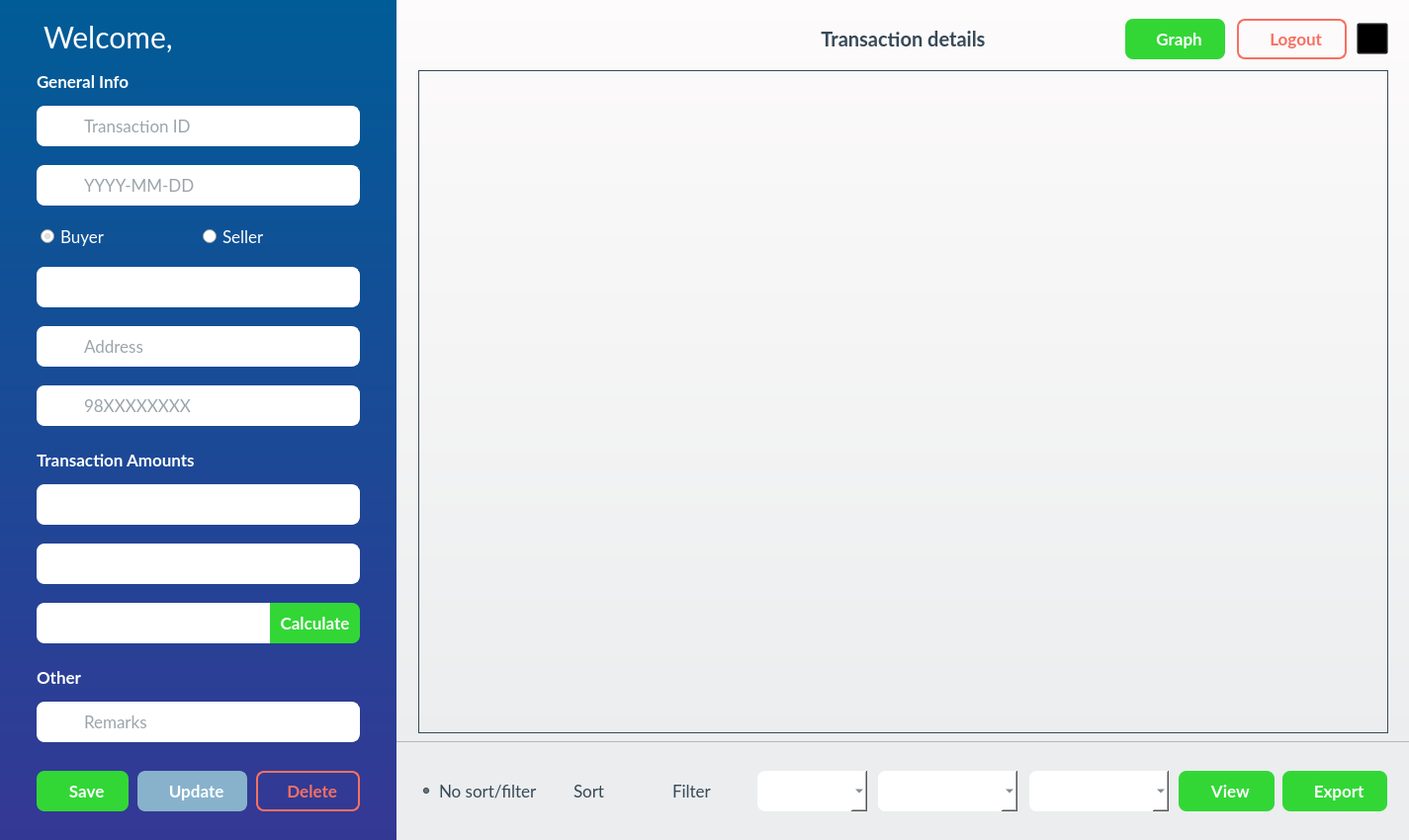
<?xml version="1.0" encoding="UTF-8"?>
<ui version="4.0">
 <class>MainWindow</class>
 <widget class="QMainWindow" name="MainWindow">
  <property name="geometry">
   <rect>
    <x>0</x>
    <y>0</y>
    <width>1425</width>
    <height>850</height>
   </rect>
  </property>
  <property name="minimumSize">
   <size>
    <width>1425</width>
    <height>850</height>
   </size>
  </property>
  <property name="maximumSize">
   <size>
    <width>1425</width>
    <height>850</height>
   </size>
  </property>
  <property name="font">
   <font>
    <family>Lato</family>
   </font>
  </property>
  <property name="windowTitle">
   <string>e-Ledger</string>
  </property>
  <property name="windowIcon">
   <iconset resource="resources.qrc">
    <normaloff>:/img/img/ledger_small.png</normaloff>:/img/img/ledger_small.png</iconset>
  </property>
  <property name="styleSheet">
   <string notr="true"/>
  </property>
  <widget class="QWidget" name="centralwidget">
   <property name="styleSheet">
    <string notr="true"/>
   </property>
   <widget class="QFrame" name="frame">
    <property name="geometry">
     <rect>
      <x>0</x>
      <y>0</y>
      <width>401</width>
      <height>871</height>
     </rect>
    </property>
    <property name="styleSheet">
     <string notr="true">#frame{
	background: qlineargradient(spread:pad, x1:0, y1:0, x2:0, y2:1, stop:0 rgb(0, 92, 151), stop:1 rgb(54, 55, 149));
	border-radius: 0;
}

#transaction_ID, #date_input, #name_input, #address_input, #phone_input, #amount1_input, #amount2_input, #amount3_input, #remarks_input{
	border-radius: 0;
	border-top-right-radius: 8px;
	border-bottom-right-radius: 8px;
	border: 1px solid #fff;
	padding:5px;
	background-color: #fff;
	font-size: 17px;
	color: #374957;
}

#transaction_ID:focus, #date_input:focus, #name_input:focus, #address_input:focus, #phone_input:focus, #amount1_input:focus, #amount2_input:focus, #amount3_input:focus, #remarks_input:focus{
	background-color: #E3E8F0;
}

#select_buyer_btn, #select_seller_btn{
	color: #fff;
	font-size: 17px;
}

#save_button, #calculate_net_amount_btn{
	border-radius: 8px;
	font-weight: bold;
	background-color: #32D736;
	font-size: 17px;
	color: #fff;
	padding: 8px;
}

#calculate_net_amount_btn{
	border-top-left-radius: none;
	border-bottom-left-radius: none;
}

#save_button:hover, #calculate_net_amount_btn:hover {
	background-color: #34E038;
}

#update_button{
	border: 2px solid  #88B2CC;
	border-radius: 8px;
	background-color: #88B2CC;
	font-weight: bold;
	font-size: 17px;
	color: #fff;
	padding: 8px;
}

#update_button:hover{
	background-color: #96c4e0;
	border-color: #96c4e0;
}

#delete_button{
	border: 2px solid #f77062;
	border-radius: 8px;
	background-color: transparent;
	font-weight: bold;
	font-size: 17px;
	color: #f77062;
	padding: 8px;
}

#delete_button:hover{
	background-color: #f77062;
	color: #fff;
}</string>
    </property>
    <property name="frameShape">
     <enum>QFrame::StyledPanel</enum>
    </property>
    <property name="frameShadow">
     <enum>QFrame::Raised</enum>
    </property>
    <widget class="QLineEdit" name="amount2_input">
     <property name="geometry">
      <rect>
       <x>77</x>
       <y>550</y>
       <width>287</width>
       <height>41</height>
      </rect>
     </property>
     <property name="font">
      <font>
       <family>Lato</family>
       <pointsize>-1</pointsize>
      </font>
     </property>
     <property name="toolTip">
      <string/>
     </property>
     <property name="styleSheet">
      <string notr="true"/>
     </property>
     <property name="placeholderText">
      <string/>
     </property>
    </widget>
    <widget class="QLabel" name="phone_icon">
     <property name="geometry">
      <rect>
       <x>37</x>
       <y>390</y>
       <width>41</width>
       <height>41</height>
      </rect>
     </property>
     <property name="font">
      <font>
       <family>Lato</family>
      </font>
     </property>
     <property name="styleSheet">
      <string notr="true">background-color: #fff;
border-top-left-radius: 8px;
border-bottom-left-radius: 8px;
qproperty-alignment: AlignCenter;</string>
     </property>
     <property name="text">
      <string/>
     </property>
    </widget>
    <widget class="QLabel" name="remarks_icon">
     <property name="geometry">
      <rect>
       <x>37</x>
       <y>710</y>
       <width>41</width>
       <height>41</height>
      </rect>
     </property>
     <property name="font">
      <font>
       <family>Lato</family>
      </font>
     </property>
     <property name="styleSheet">
      <string notr="true">background-color: #fff;
border-top-left-radius: 8px;
border-bottom-left-radius: 8px;
qproperty-alignment: AlignCenter;</string>
     </property>
     <property name="text">
      <string/>
     </property>
    </widget>
    <widget class="QPushButton" name="save_button">
     <property name="geometry">
      <rect>
       <x>37</x>
       <y>780</y>
       <width>93</width>
       <height>41</height>
      </rect>
     </property>
     <property name="font">
      <font>
       <family>Lato</family>
       <pointsize>-1</pointsize>
       <weight>75</weight>
       <bold>true</bold>
      </font>
     </property>
     <property name="cursor">
      <cursorShape>PointingHandCursor</cursorShape>
     </property>
     <property name="toolTip">
      <string>Click here to save the record.</string>
     </property>
     <property name="styleSheet">
      <string notr="true"/>
     </property>
     <property name="text">
      <string>  Save</string>
     </property>
     <property name="shortcut">
      <string>Ctrl+S</string>
     </property>
    </widget>
    <widget class="QLabel" name="net_amount_icon">
     <property name="geometry">
      <rect>
       <x>37</x>
       <y>610</y>
       <width>41</width>
       <height>41</height>
      </rect>
     </property>
     <property name="font">
      <font>
       <family>Lato</family>
      </font>
     </property>
     <property name="styleSheet">
      <string notr="true">background-color: #fff;
border-top-left-radius: 8px;
border-bottom-left-radius: 8px;
qproperty-alignment: AlignCenter;</string>
     </property>
     <property name="text">
      <string/>
     </property>
    </widget>
    <widget class="QLabel" name="name_icon">
     <property name="geometry">
      <rect>
       <x>37</x>
       <y>270</y>
       <width>41</width>
       <height>41</height>
      </rect>
     </property>
     <property name="font">
      <font>
       <family>Lato</family>
      </font>
     </property>
     <property name="styleSheet">
      <string notr="true">background-color: #fff;
border-top-left-radius: 8px;
border-bottom-left-radius: 8px;
qproperty-alignment: AlignCenter;</string>
     </property>
     <property name="text">
      <string/>
     </property>
    </widget>
    <widget class="QLineEdit" name="amount3_input">
     <property name="geometry">
      <rect>
       <x>78</x>
       <y>610</y>
       <width>196</width>
       <height>41</height>
      </rect>
     </property>
     <property name="font">
      <font>
       <family>Lato</family>
       <pointsize>-1</pointsize>
      </font>
     </property>
     <property name="toolTip">
      <string/>
     </property>
     <property name="styleSheet">
      <string notr="true">border-radius: 0;

</string>
     </property>
     <property name="placeholderText">
      <string/>
     </property>
    </widget>
    <widget class="QLineEdit" name="amount1_input">
     <property name="geometry">
      <rect>
       <x>77</x>
       <y>490</y>
       <width>287</width>
       <height>41</height>
      </rect>
     </property>
     <property name="font">
      <font>
       <family>Lato</family>
       <pointsize>-1</pointsize>
      </font>
     </property>
     <property name="toolTip">
      <string/>
     </property>
     <property name="styleSheet">
      <string notr="true"/>
     </property>
     <property name="placeholderText">
      <string/>
     </property>
    </widget>
    <widget class="QLineEdit" name="remarks_input">
     <property name="geometry">
      <rect>
       <x>77</x>
       <y>710</y>
       <width>287</width>
       <height>41</height>
      </rect>
     </property>
     <property name="font">
      <font>
       <family>Lato</family>
       <pointsize>-1</pointsize>
      </font>
     </property>
     <property name="toolTip">
      <string>Enter remarks.</string>
     </property>
     <property name="styleSheet">
      <string notr="true"/>
     </property>
     <property name="text">
      <string/>
     </property>
     <property name="placeholderText">
      <string>Remarks</string>
     </property>
    </widget>
    <widget class="QLabel" name="credit_icon">
     <property name="geometry">
      <rect>
       <x>37</x>
       <y>550</y>
       <width>41</width>
       <height>41</height>
      </rect>
     </property>
     <property name="font">
      <font>
       <family>Lato</family>
      </font>
     </property>
     <property name="styleSheet">
      <string notr="true">background-color: #fff;
border-top-left-radius: 8px;
border-bottom-left-radius: 8px;
qproperty-alignment: AlignCenter;</string>
     </property>
     <property name="text">
      <string/>
     </property>
    </widget>
    <widget class="QLabel" name="debit_icon">
     <property name="geometry">
      <rect>
       <x>37</x>
       <y>490</y>
       <width>41</width>
       <height>41</height>
      </rect>
     </property>
     <property name="font">
      <font>
       <family>Lato</family>
      </font>
     </property>
     <property name="styleSheet">
      <string notr="true">background-color: #fff;
border-top-left-radius: 8px;
border-bottom-left-radius: 8px;
qproperty-alignment: AlignCenter;</string>
     </property>
     <property name="text">
      <string/>
     </property>
    </widget>
    <widget class="QLabel" name="transaction_amounts">
     <property name="geometry">
      <rect>
       <x>37</x>
       <y>450</y>
       <width>191</width>
       <height>31</height>
      </rect>
     </property>
     <property name="font">
      <font>
       <family>Lato</family>
       <pointsize>-1</pointsize>
       <weight>75</weight>
       <bold>true</bold>
      </font>
     </property>
     <property name="styleSheet">
      <string notr="true">font-size: 17px;
font-weight: bold;
color: #fff;
background-color: transparent;</string>
     </property>
     <property name="text">
      <string>Transaction Amounts</string>
     </property>
    </widget>
    <widget class="QLabel" name="username_display">
     <property name="geometry">
      <rect>
       <x>177</x>
       <y>17</y>
       <width>211</width>
       <height>41</height>
      </rect>
     </property>
     <property name="font">
      <font>
       <family>Lato</family>
       <pointsize>-1</pointsize>
       <weight>75</weight>
       <bold>true</bold>
      </font>
     </property>
     <property name="styleSheet">
      <string notr="true">font-size: 30px;
font-weight: bold;
padding: 5px 5px 5px 0;
color: #fff;
background-color: transparent;</string>
     </property>
     <property name="text">
      <string/>
     </property>
    </widget>
    <widget class="QLineEdit" name="transaction_ID">
     <property name="geometry">
      <rect>
       <x>77</x>
       <y>107</y>
       <width>287</width>
       <height>41</height>
      </rect>
     </property>
     <property name="font">
      <font>
       <family>Lato</family>
       <pointsize>-1</pointsize>
      </font>
     </property>
     <property name="toolTip">
      <string>Transaction ID must be a positive integer.</string>
     </property>
     <property name="styleSheet">
      <string notr="true"/>
     </property>
     <property name="placeholderText">
      <string>Transaction ID</string>
     </property>
    </widget>
    <widget class="QLabel" name="transaction_ID_icon">
     <property name="geometry">
      <rect>
       <x>37</x>
       <y>107</y>
       <width>41</width>
       <height>41</height>
      </rect>
     </property>
     <property name="font">
      <font>
       <family>Lato</family>
      </font>
     </property>
     <property name="styleSheet">
      <string notr="true">background-color: #fff;
border-top-left-radius: 8px;
border-bottom-left-radius: 8px;
qproperty-alignment: AlignCenter;</string>
     </property>
     <property name="text">
      <string/>
     </property>
    </widget>
    <widget class="QLineEdit" name="phone_input">
     <property name="geometry">
      <rect>
       <x>77</x>
       <y>390</y>
       <width>287</width>
       <height>41</height>
      </rect>
     </property>
     <property name="font">
      <font>
       <family>Lato</family>
       <pointsize>-1</pointsize>
      </font>
     </property>
     <property name="toolTip">
      <string>Phone number of buyer/seller.</string>
     </property>
     <property name="styleSheet">
      <string notr="true"/>
     </property>
     <property name="placeholderText">
      <string>98XXXXXXXX</string>
     </property>
    </widget>
    <widget class="QLineEdit" name="date_input">
     <property name="geometry">
      <rect>
       <x>77</x>
       <y>167</y>
       <width>287</width>
       <height>41</height>
      </rect>
     </property>
     <property name="font">
      <font>
       <family>Lato</family>
       <pointsize>-1</pointsize>
      </font>
     </property>
     <property name="toolTip">
      <string>Date of transaction.</string>
     </property>
     <property name="styleSheet">
      <string notr="true"/>
     </property>
     <property name="placeholderText">
      <string>YYYY-MM-DD</string>
     </property>
    </widget>
    <widget class="QPushButton" name="calculate_net_amount_btn">
     <property name="geometry">
      <rect>
       <x>273</x>
       <y>610</y>
       <width>91</width>
       <height>41</height>
      </rect>
     </property>
     <property name="font">
      <font>
       <family>Lato</family>
       <pointsize>-1</pointsize>
       <weight>75</weight>
       <bold>true</bold>
      </font>
     </property>
     <property name="cursor">
      <cursorShape>PointingHandCursor</cursorShape>
     </property>
     <property name="toolTip">
      <string>Click here to calculate net amount.</string>
     </property>
     <property name="styleSheet">
      <string notr="true"/>
     </property>
     <property name="text">
      <string>Calculate</string>
     </property>
    </widget>
    <widget class="QPushButton" name="delete_button">
     <property name="geometry">
      <rect>
       <x>259</x>
       <y>780</y>
       <width>105</width>
       <height>41</height>
      </rect>
     </property>
     <property name="font">
      <font>
       <family>Lato</family>
       <pointsize>-1</pointsize>
       <weight>75</weight>
       <bold>true</bold>
      </font>
     </property>
     <property name="cursor">
      <cursorShape>PointingHandCursor</cursorShape>
     </property>
     <property name="toolTip">
      <string>Click here to delete the record.</string>
     </property>
     <property name="styleSheet">
      <string notr="true"/>
     </property>
     <property name="text">
      <string>  Delete</string>
     </property>
     <property name="shortcut">
      <string>Ctrl+D</string>
     </property>
    </widget>
    <widget class="QLabel" name="address_icon">
     <property name="geometry">
      <rect>
       <x>37</x>
       <y>330</y>
       <width>41</width>
       <height>41</height>
      </rect>
     </property>
     <property name="font">
      <font>
       <family>Lato</family>
      </font>
     </property>
     <property name="styleSheet">
      <string notr="true">background-color: #fff;
border-top-left-radius: 8px;
border-bottom-left-radius: 8px;
qproperty-alignment: AlignCenter;</string>
     </property>
     <property name="text">
      <string/>
     </property>
    </widget>
    <widget class="QLabel" name="general_info">
     <property name="geometry">
      <rect>
       <x>37</x>
       <y>67</y>
       <width>191</width>
       <height>31</height>
      </rect>
     </property>
     <property name="font">
      <font>
       <family>Lato</family>
       <pointsize>-1</pointsize>
       <weight>75</weight>
       <bold>true</bold>
      </font>
     </property>
     <property name="styleSheet">
      <string notr="true">font-size: 17px;
font-weight: bold;
color: #fff;
background-color: transparent;</string>
     </property>
     <property name="text">
      <string>General Info</string>
     </property>
    </widget>
    <widget class="QLineEdit" name="address_input">
     <property name="geometry">
      <rect>
       <x>77</x>
       <y>330</y>
       <width>287</width>
       <height>41</height>
      </rect>
     </property>
     <property name="font">
      <font>
       <family>Lato</family>
       <pointsize>-1</pointsize>
      </font>
     </property>
     <property name="toolTip">
      <string>Address of buyer/seller.</string>
     </property>
     <property name="styleSheet">
      <string notr="true"/>
     </property>
     <property name="placeholderText">
      <string>Address</string>
     </property>
    </widget>
    <widget class="QLineEdit" name="name_input">
     <property name="geometry">
      <rect>
       <x>77</x>
       <y>270</y>
       <width>287</width>
       <height>41</height>
      </rect>
     </property>
     <property name="font">
      <font>
       <family>Lato</family>
       <pointsize>-1</pointsize>
      </font>
     </property>
     <property name="toolTip">
      <string>Name of buyer/seller.</string>
     </property>
     <property name="styleSheet">
      <string notr="true"/>
     </property>
     <property name="placeholderText">
      <string/>
     </property>
    </widget>
    <widget class="QLabel" name="other">
     <property name="geometry">
      <rect>
       <x>37</x>
       <y>670</y>
       <width>191</width>
       <height>31</height>
      </rect>
     </property>
     <property name="font">
      <font>
       <family>Lato</family>
       <pointsize>-1</pointsize>
       <weight>75</weight>
       <bold>true</bold>
      </font>
     </property>
     <property name="styleSheet">
      <string notr="true">font-size: 17px;
font-weight: bold;
color: #fff;
background-color: transparent;</string>
     </property>
     <property name="text">
      <string>Other</string>
     </property>
    </widget>
    <widget class="QLabel" name="date_icon">
     <property name="geometry">
      <rect>
       <x>37</x>
       <y>167</y>
       <width>41</width>
       <height>41</height>
      </rect>
     </property>
     <property name="font">
      <font>
       <family>Lato</family>
      </font>
     </property>
     <property name="styleSheet">
      <string notr="true">background-color: #fff;
border-top-left-radius: 8px;
border-bottom-left-radius: 8px;
qproperty-alignment: AlignCenter;</string>
     </property>
     <property name="text">
      <string/>
     </property>
    </widget>
    <widget class="QLabel" name="welcome_message">
     <property name="geometry">
      <rect>
       <x>37</x>
       <y>17</y>
       <width>151</width>
       <height>41</height>
      </rect>
     </property>
     <property name="font">
      <font>
       <family>Lato</family>
       <pointsize>-1</pointsize>
      </font>
     </property>
     <property name="styleSheet">
      <string notr="true">font-size: 30px;
padding: 5px 5px 5px 0;
color: #fff;
background-color: transparent;</string>
     </property>
     <property name="text">
      <string>Welcome,</string>
     </property>
    </widget>
    <widget class="QPushButton" name="update_button">
     <property name="geometry">
      <rect>
       <x>139</x>
       <y>780</y>
       <width>111</width>
       <height>41</height>
      </rect>
     </property>
     <property name="font">
      <font>
       <family>Lato</family>
       <pointsize>-1</pointsize>
       <weight>75</weight>
       <bold>true</bold>
      </font>
     </property>
     <property name="cursor">
      <cursorShape>PointingHandCursor</cursorShape>
     </property>
     <property name="toolTip">
      <string>Click here to update the record.</string>
     </property>
     <property name="styleSheet">
      <string notr="true"/>
     </property>
     <property name="text">
      <string>  Update</string>
     </property>
     <property name="shortcut">
      <string>Ctrl+U</string>
     </property>
    </widget>
    <widget class="QWidget" name="layoutWidget">
     <property name="geometry">
      <rect>
       <x>41</x>
       <y>225</y>
       <width>321</width>
       <height>29</height>
      </rect>
     </property>
     <layout class="QHBoxLayout" name="buyer_or_seller_group">
      <item>
       <widget class="QRadioButton" name="select_buyer_btn">
        <property name="font">
         <font>
          <family>Lato</family>
          <pointsize>-1</pointsize>
         </font>
        </property>
        <property name="toolTip">
         <string>Select me if you are dealing with a buyer.</string>
        </property>
        <property name="styleSheet">
         <string notr="true"/>
        </property>
        <property name="text">
         <string>Buyer</string>
        </property>
        <property name="checked">
         <bool>true</bool>
        </property>
       </widget>
      </item>
      <item>
       <widget class="QRadioButton" name="select_seller_btn">
        <property name="font">
         <font>
          <family>Lato</family>
          <pointsize>-1</pointsize>
         </font>
        </property>
        <property name="toolTip">
         <string>Select me if you are dealing with a seller.</string>
        </property>
        <property name="styleSheet">
         <string notr="true"/>
        </property>
        <property name="text">
         <string>Seller</string>
        </property>
        <property name="checked">
         <bool>false</bool>
        </property>
       </widget>
      </item>
     </layout>
    </widget>
   </widget>
   <widget class="QFrame" name="frame_2">
    <property name="geometry">
     <rect>
      <x>400</x>
      <y>-1</y>
      <width>1026</width>
      <height>751</height>
     </rect>
    </property>
    <property name="styleSheet">
     <string notr="true">#frame_2{
	background-color: #E8EEF1;
	border-radius: 0;
	background: qlineargradient(spread:pad, x1:0, y1:0, x2:0, y2:1, stop:0#fdfbfb, stop:1 #ebedee);
}

#transaction_details{
	font-size: 20px;
	font-weight: bold;
	color: #374957;
	background-color: transparent;
}

#show_graph_btn, #signout_button{
	border-radius: 8px;
	font-weight: bold;
	font-size: 17px;
	padding: 8px;
	background-color: #32D736;
}

#show_graph_btn{
	color: #fff;
	background-color: #32D736;
}

#signout_button{
	border: 2px solid #f77062;
	border-radius: 8px;
	background-color: transparent;
	color: #f77062;
}

#signout_button:hover{
	background-color: #f77062;
	color: #fff;
}

#show_graph_btn:hover, #export_csv_btn:hover {
	background-color: #34E038;
}

#display_area{
	background-color: transparent;
	border: 1px solid #374957;
	color: #374957;
}</string>
    </property>
    <property name="frameShape">
     <enum>QFrame::StyledPanel</enum>
    </property>
    <property name="frameShadow">
     <enum>QFrame::Raised</enum>
    </property>
    <widget class="QLabel" name="transaction_details">
     <property name="geometry">
      <rect>
       <x>23</x>
       <y>20</y>
       <width>981</width>
       <height>41</height>
      </rect>
     </property>
     <property name="font">
      <font>
       <family>Lato</family>
       <pointsize>-1</pointsize>
       <weight>75</weight>
       <bold>true</bold>
      </font>
     </property>
     <property name="styleSheet">
      <string notr="true"/>
     </property>
     <property name="text">
      <string>Transaction details</string>
     </property>
     <property name="alignment">
      <set>Qt::AlignCenter</set>
     </property>
    </widget>
    <widget class="QTableView" name="display_area">
     <property name="geometry">
      <rect>
       <x>23</x>
       <y>72</y>
       <width>981</width>
       <height>671</height>
      </rect>
     </property>
     <property name="font">
      <font>
       <family>Lato</family>
      </font>
     </property>
     <property name="toolTip">
      <string>Your transaction records are displayed here.</string>
     </property>
     <property name="styleSheet">
      <string notr="true"/>
     </property>
    </widget>
    <widget class="QPushButton" name="signout_button">
     <property name="geometry">
      <rect>
       <x>851</x>
       <y>20</y>
       <width>111</width>
       <height>41</height>
      </rect>
     </property>
     <property name="font">
      <font>
       <family>Lato</family>
       <pointsize>-1</pointsize>
       <weight>75</weight>
       <bold>true</bold>
      </font>
     </property>
     <property name="cursor">
      <cursorShape>PointingHandCursor</cursorShape>
     </property>
     <property name="toolTip">
      <string>Click here to logout from the system.</string>
     </property>
     <property name="styleSheet">
      <string notr="true"/>
     </property>
     <property name="text">
      <string>  Logout</string>
     </property>
     <property name="shortcut">
      <string>Ctrl+Alt+L</string>
     </property>
    </widget>
    <widget class="QPushButton" name="show_graph_btn">
     <property name="geometry">
      <rect>
       <x>738</x>
       <y>20</y>
       <width>101</width>
       <height>41</height>
      </rect>
     </property>
     <property name="font">
      <font>
       <family>Lato</family>
       <pointsize>-1</pointsize>
       <weight>75</weight>
       <bold>true</bold>
      </font>
     </property>
     <property name="cursor">
      <cursorShape>PointingHandCursor</cursorShape>
     </property>
     <property name="toolTip">
      <string>Click here to have a quick look with graphs.</string>
     </property>
     <property name="styleSheet">
      <string notr="true"/>
     </property>
     <property name="text">
      <string>  Graph</string>
     </property>
     <property name="shortcut">
      <string>Ctrl+G</string>
     </property>
    </widget>
    <widget class="QPushButton" name="help_button">
     <property name="geometry">
      <rect>
       <x>972</x>
       <y>24</y>
       <width>32</width>
       <height>32</height>
      </rect>
     </property>
     <property name="cursor">
      <cursorShape>PointingHandCursor</cursorShape>
     </property>
     <property name="toolTip">
      <string>Help</string>
     </property>
     <property name="styleSheet">
      <string notr="true">background: transparent;</string>
     </property>
     <property name="text">
      <string/>
     </property>
    </widget>
   </widget>
   <widget class="QFrame" name="frame_3">
    <property name="geometry">
     <rect>
      <x>400</x>
      <y>750</y>
      <width>1026</width>
      <height>101</height>
     </rect>
    </property>
    <property name="styleSheet">
     <string notr="true">#frame_3 {
	background-color: #ebedee;
}

#buyer_or_seller_drop_menu, #sort_by_drop_menu, #filter_by_drop_menu, #order_by_drop_menu, #filter_condn_drop_menu{
	border-radius: 8px;
	background-color: #fff;
	font-size: 17px;
	color: #374957;
}

/*#sort_by_drop_menu:hover, #filter_by_drop_menu:hover, #order_by_drop_menu:hover, #filter_condn_drop_menu:hover{
	border-radius: 5px;
	background-color: #E3E8F0;
}*/

#no_sort_filter_btn, #apply_filter_btn, #apply_sort_btn{
	background-color: transparent;
	color: #374957;
	font-size: 17px;
}

#view_button, #export_csv_btn{
	border-radius: 8px;
	font-weight: bold;
	font-size: 17px;
	color: #fff;
	padding: 8px;
	background-color: #32D736;
}

#view_button:hover, #export_csv_btn:hover {
	background-color: #34E038;
}

QScrollBar::handle:vertical {
        background: qlineargradient(x1:0, y1:0, x2:1, y2:0,
        stop: 0 rgb(32, 47, 130), stop: 0.5 rgb(32, 47, 130), stop:1 rgb(32, 47, 130));
        min-height: 0px;
}

QScrollBar::add-line:vertical {
       background: qlineargradient(x1:0, y1:0, x2:1, y2:0, stop: 0 rgb(32, 47, 130), stop: 0.5 rgb(32, 47, 130),  stop:1 rgb(32, 47, 130));
        height: 0px;
        subcontrol-position: bottom;
       subcontrol-origin: margin;
    }

QScrollBar::sub-line:vertical {
       background: qlineargradient(x1:0, y1:0, x2:1, y2:0, stop: 0  rgb(32, 47, 130), stop: 0.5 rgb(32, 47, 130),  stop:1 rgb(32, 47, 130));
        height: 0px;
        subcontrol-position: top;
        subcontrol-origin: margin;
    }</string>
    </property>
    <property name="frameShape">
     <enum>QFrame::StyledPanel</enum>
    </property>
    <property name="frameShadow">
     <enum>QFrame::Raised</enum>
    </property>
    <widget class="QRadioButton" name="no_sort_filter_btn">
     <property name="geometry">
      <rect>
       <x>24</x>
       <y>30</y>
       <width>121</width>
       <height>41</height>
      </rect>
     </property>
     <property name="font">
      <font>
       <family>Lato</family>
       <pointsize>-1</pointsize>
      </font>
     </property>
     <property name="toolTip">
      <string>Select me to view/export without applying any condition.</string>
     </property>
     <property name="styleSheet">
      <string notr="true"/>
     </property>
     <property name="text">
      <string>No sort/filter</string>
     </property>
     <property name="checked">
      <bool>true</bool>
     </property>
    </widget>
    <widget class="QComboBox" name="filter_by_drop_menu">
     <property name="geometry">
      <rect>
       <x>488</x>
       <y>30</y>
       <width>141</width>
       <height>41</height>
      </rect>
     </property>
     <property name="font">
      <font>
       <family>Lato</family>
       <pointsize>-1</pointsize>
      </font>
     </property>
     <property name="toolTip">
      <string>On what basis do you want to filter the records?</string>
     </property>
     <property name="styleSheet">
      <string notr="true"/>
     </property>
    </widget>
    <widget class="QPushButton" name="export_csv_btn">
     <property name="geometry">
      <rect>
       <x>897</x>
       <y>30</y>
       <width>106</width>
       <height>41</height>
      </rect>
     </property>
     <property name="font">
      <font>
       <family>Lato</family>
       <pointsize>-1</pointsize>
       <weight>75</weight>
       <bold>true</bold>
      </font>
     </property>
     <property name="cursor">
      <cursorShape>PointingHandCursor</cursorShape>
     </property>
     <property name="toolTip">
      <string>Exports records as a CSV file to the desktop.</string>
     </property>
     <property name="styleSheet">
      <string notr="true"/>
     </property>
     <property name="text">
      <string>  Export</string>
     </property>
     <property name="shortcut">
      <string>Ctrl+E</string>
     </property>
    </widget>
    <widget class="QComboBox" name="filter_condn_drop_menu">
     <property name="geometry">
      <rect>
       <x>641</x>
       <y>30</y>
       <width>141</width>
       <height>41</height>
      </rect>
     </property>
     <property name="font">
      <font>
       <family>Lato</family>
       <pointsize>-1</pointsize>
      </font>
     </property>
     <property name="toolTip">
      <string>How do you want to filter the records?</string>
     </property>
     <property name="styleSheet">
      <string notr="true"/>
     </property>
    </widget>
    <widget class="QComboBox" name="sort_by_drop_menu">
     <property name="geometry">
      <rect>
       <x>488</x>
       <y>30</y>
       <width>141</width>
       <height>41</height>
      </rect>
     </property>
     <property name="font">
      <font>
       <family>Lato</family>
       <pointsize>-1</pointsize>
      </font>
     </property>
     <property name="toolTip">
      <string>On what basis do you want to sort the records?</string>
     </property>
     <property name="styleSheet">
      <string notr="true"/>
     </property>
    </widget>
    <widget class="QRadioButton" name="apply_filter_btn">
     <property name="geometry">
      <rect>
       <x>260</x>
       <y>30</y>
       <width>91</width>
       <height>41</height>
      </rect>
     </property>
     <property name="font">
      <font>
       <family>Lato</family>
       <pointsize>-1</pointsize>
      </font>
     </property>
     <property name="toolTip">
      <string>Select me to view/export with filtered records.</string>
     </property>
     <property name="styleSheet">
      <string notr="true"/>
     </property>
     <property name="text">
      <string>Filter</string>
     </property>
    </widget>
    <widget class="QComboBox" name="order_by_drop_menu">
     <property name="geometry">
      <rect>
       <x>641</x>
       <y>30</y>
       <width>141</width>
       <height>41</height>
      </rect>
     </property>
     <property name="font">
      <font>
       <family>Lato</family>
       <pointsize>-1</pointsize>
      </font>
     </property>
     <property name="toolTip">
      <string>How do you want to sort the records?</string>
     </property>
     <property name="styleSheet">
      <string notr="true"/>
     </property>
    </widget>
    <widget class="QRadioButton" name="apply_sort_btn">
     <property name="geometry">
      <rect>
       <x>160</x>
       <y>30</y>
       <width>91</width>
       <height>41</height>
      </rect>
     </property>
     <property name="font">
      <font>
       <family>Lato</family>
       <pointsize>-1</pointsize>
      </font>
     </property>
     <property name="toolTip">
      <string>Select me to view/export with sorted records.</string>
     </property>
     <property name="styleSheet">
      <string notr="true"/>
     </property>
     <property name="text">
      <string>Sort</string>
     </property>
    </widget>
    <widget class="QPushButton" name="view_button">
     <property name="geometry">
      <rect>
       <x>792</x>
       <y>30</y>
       <width>97</width>
       <height>41</height>
      </rect>
     </property>
     <property name="font">
      <font>
       <family>Lato</family>
       <pointsize>-1</pointsize>
       <weight>75</weight>
       <bold>true</bold>
      </font>
     </property>
     <property name="cursor">
      <cursorShape>PointingHandCursor</cursorShape>
     </property>
     <property name="toolTip">
      <string>Displays transaction records.</string>
     </property>
     <property name="styleSheet">
      <string notr="true"/>
     </property>
     <property name="text">
      <string>  View</string>
     </property>
     <property name="shortcut">
      <string>Ctrl+V</string>
     </property>
    </widget>
    <widget class="QComboBox" name="buyer_or_seller_drop_menu">
     <property name="geometry">
      <rect>
       <x>366</x>
       <y>30</y>
       <width>111</width>
       <height>41</height>
      </rect>
     </property>
    </widget>
   </widget>
   <zorder>frame_3</zorder>
   <zorder>frame_2</zorder>
   <zorder>frame</zorder>
  </widget>
 </widget>
 <tabstops>
  <tabstop>transaction_ID</tabstop>
  <tabstop>date_input</tabstop>
  <tabstop>select_buyer_btn</tabstop>
  <tabstop>select_seller_btn</tabstop>
  <tabstop>name_input</tabstop>
  <tabstop>address_input</tabstop>
  <tabstop>phone_input</tabstop>
  <tabstop>amount1_input</tabstop>
  <tabstop>amount2_input</tabstop>
  <tabstop>amount3_input</tabstop>
  <tabstop>calculate_net_amount_btn</tabstop>
  <tabstop>remarks_input</tabstop>
  <tabstop>save_button</tabstop>
  <tabstop>update_button</tabstop>
  <tabstop>delete_button</tabstop>
  <tabstop>no_sort_filter_btn</tabstop>
  <tabstop>apply_sort_btn</tabstop>
  <tabstop>apply_filter_btn</tabstop>
  <tabstop>sort_by_drop_menu</tabstop>
  <tabstop>order_by_drop_menu</tabstop>
  <tabstop>filter_by_drop_menu</tabstop>
  <tabstop>filter_condn_drop_menu</tabstop>
  <tabstop>view_button</tabstop>
  <tabstop>export_csv_btn</tabstop>
  <tabstop>display_area</tabstop>
  <tabstop>show_graph_btn</tabstop>
  <tabstop>signout_button</tabstop>
 </tabstops>
 <resources>
  <include location="resources.qrc"/>
 </resources>
 <connections/>
</ui>
